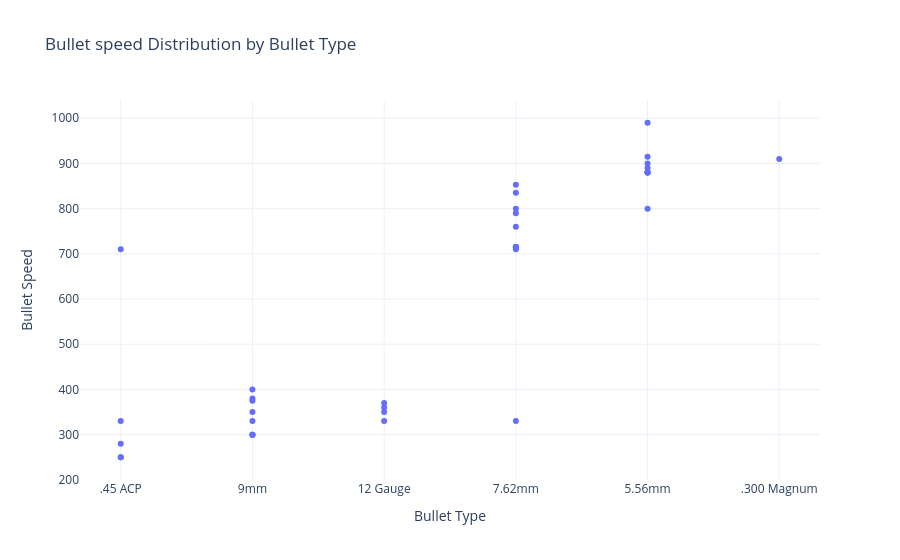

This figure's notebook cell:
### Markdown cell above
- Bullet speed

### Code cell
px.scatter(
    ammu.sort_values('Bullet Speed', ascending=True),
    x='Bullet Type',
    y='Bullet Speed',
    hover_name= 'Weapon Name',
    title='Bullet speed Distribution by Bullet Type'
)

### Figure 1 — Plotly figure (JSON) as saved in the notebook; plotly's stock layout.template omitted (floating-point values rounded to 4 significant figures)
{"data": [{"hovertemplate": "<b>%{hovertext}</b><br><br>Bullet Type=%{x}<br>Bullet Speed=%{y}<extra></extra>", "hovertext": ["UMP45", "P1911", "Thompson", "Vector", "VSS", "PP-Bizon", "MP5K", "Sawed-Off", "R1895", "R45", "S12K", "Uzi", "S1897", "S686", "P18C", "P92", "Skorpion", "Win94", "AKM", "Groza", "DP-28", "MK47 Mutant", "M762", "Kar98", "M24", "SKS", "QBU", "SLR", "MK14", "SCAR-L", "AUG A3", "G36C", "OBZ", "M416", "M16A4", "AWM", "M249", "Mini14"], "legendgroup": "", "marker": {"color": "#636efa", "symbol": "circle"}, "mode": "markers", "name": "", "orientation": "v", "showlegend": false, "type": "scatter", "x": [".45 ACP", ".45 ACP", ".45 ACP", "9mm", "9mm", "9mm", "9mm", "12 Gauge", "7.62mm", ".45 ACP", "12 Gauge", "9mm", "12 Gauge", "12 Gauge", "9mm", "9mm", "9mm", ".45 ACP", "7.62mm", "7.62mm", "7.62mm", "7.62mm", "7.62mm", "7.62mm", "7.62mm", "7.62mm", "5.56mm", "7.62mm", "7.62mm", "5.56mm", "5.56mm", "5.56mm", "5.56mm", "5.56mm", "5.56mm", ".300 Magnum", "5.56mm", "5.56mm"], "xaxis": "x", "y": [250.0, 250.0, 280.0, 300.0, 300.0, 300.0, 330.0, 330.0, 330.0, 330.0, 350.0, 350.0, 360.0, 370.0, 375.0, 380.0, 400.0, 710.0, 710.0, 715.0, 715.0, 715.0, 715.0, 760.0, 790.0, 800.0, 800.0, 835.0, 853.0, 880.0, 880.0, 880.0, 880.0, 890.0, 900.0, 910.0, 915.0, 990.0], "yaxis": "y"}], "layout": {"legend": {"tracegroupgap": 0}, "title": {"text": "Bullet speed Distribution by Bullet Type"}, "xaxis": {"anchor": "y", "domain": [0, 1], "title": {"text": "Bullet Type"}}, "yaxis": {"anchor": "x", "domain": [0, 1], "title": {"text": "Bullet Speed"}}}}
